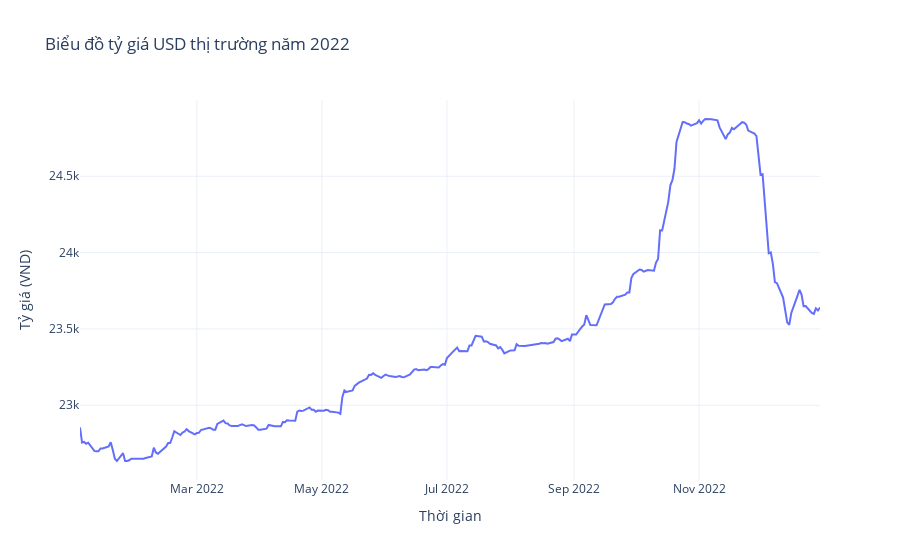

Notebook code for this chart:
### Code cell
Visualize_usd_exchange_year(2022)

### Figure 1 — Plotly figure (JSON) as saved in the notebook; plotly's stock layout.template omitted (floating-point values rounded to 4 significant figures; data arrays with more than 128 entries replaced by an {"elided": "..."} marker saying what was removed)
{"data": [{"mode": "lines", "name": "USD Exchange Market (2022)", "type": "scatter", "x": {"elided": "260 str values"}, "y": {"elided": "260 float values"}}], "layout": {"plot_bgcolor": "rgba(0, 0, 0, 0)", "title": {"text": "Biểu đồ tỷ giá USD thị trường năm 2022"}, "xaxis": {"title": {"text": "Thời gian"}}, "yaxis": {"title": {"text": "Tỷ giá (VND)"}}}}
